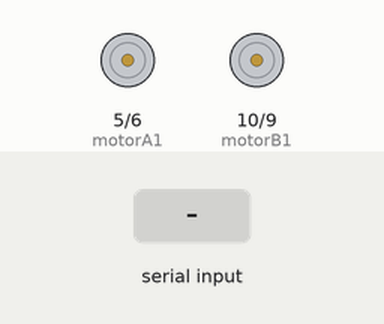
Recording of a sketch running on a simulated Arduino Uno, built with avr-gcc and run on an emulated ATmega328P. Parts: motor-driver pin pairs drawn as motors (green arrow = first pin HIGH = forward, orange = second pin HIGH = backward, longer = more drive). The inputs (shaded band) are chosen by the test bench.

Above: at 1.2 s.
1.3 s: "F" received over Serial
At 2.2 s:
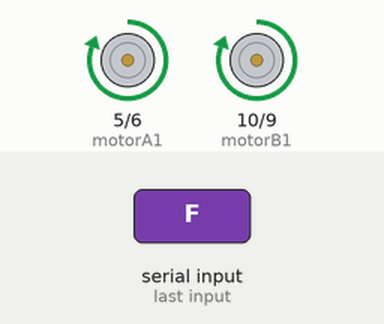
2.8 s: byte 74 ('J') received over Serial
At 3.3 s:
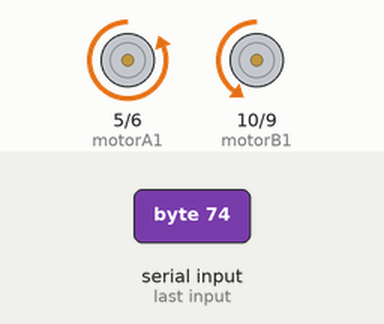
4.3 s: byte 76 ('L') received over Serial
At 5.5 s:
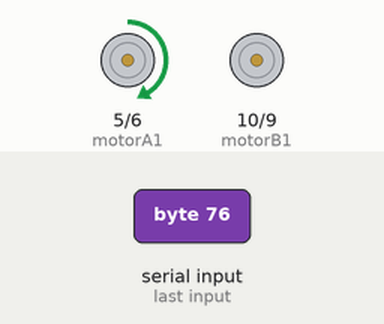
5.8 s: byte 82 ('R') received over Serial
At 6.8 s:
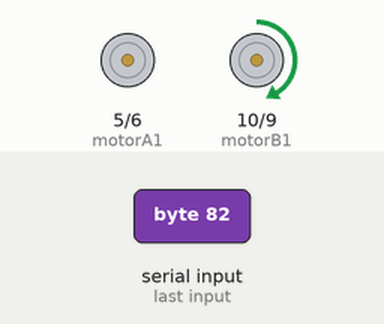
7.3 s: "G" received over Serial
At 7.9 s:
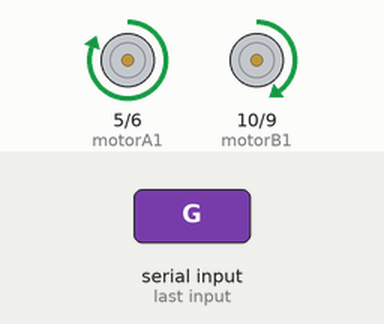
8.8 s: "I" received over Serial
At 9.1 s:
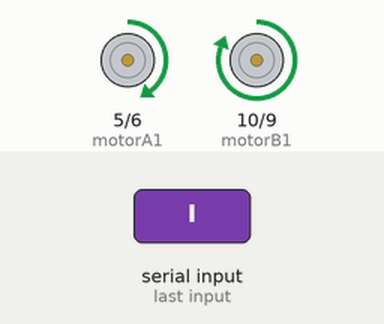
Timing chart, 0 to 11.3 s (numbered marks = the images above; inputs shaded):
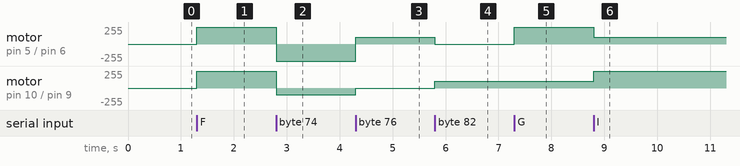

The sketch:

car_ardunio.ino
```cpp
//MOTOR SÜRÜCÜ
const int motorA1=5;
const int motorA2=6;
const int motorB1=10;
const int motorB2=9;

int i=0;
int j=0;
int state;
int vSpeed=255;

void setup() {
  pinMode(motorA1,OUTPUT);
  pinMode(motorA2,OUTPUT);
  pinMode(motorB1,OUTPUT);
  pinMode(motorB2,OUTPUT);

  Serial.begin(9600);

}

void loop() {

  if(Serial.available()>0){
    state=Serial.read();
  }

  if(state=='0'){
    vSpeed=0;
  }
  else if(state=='1'){
    vSpeed=100;
  }
  else if(state=='2'){
    vSpeed=180;
  }
  else if(state=='3'){
    vSpeed=200;
  }
  else if(state=='4'){
    vSpeed=255;
  }
  //İLERİ
  if(state == 'F'){
    analogWrite(motorA1,vSpeed); analogWrite(motorA2,0);
      analogWrite(motorB1,vSpeed); analogWrite(motorB2,0);
  }
  //İLERİ SOL
  else if(state == 'G'){
    analogWrite(motorA1,vSpeed); analogWrite(motorA2,0);
      analogWrite(motorB1,100); analogWrite(motorB2,0);
  }
  //İLERİ SAĞ
  else if(state == 'I'){
    analogWrite(motorA1,100); analogWrite(motorA2,0);
      analogWrite(motorB1,vSpeed); analogWrite(motorB2,0);
  }

  //GERİ
  else if(state == 'B'){
    analogWrite(motorA1,0); analogWrite(motorA2,vSpeed);
      analogWrite(motorB1,0); analogWrite(motorB2,vSpeed);
  }
  //GERİYE SOL
  else if(state == 'H'){
    analogWrite(motorA1,0); analogWrite(motorA2,100);
      analogWrite(motorB1,0); analogWrite(motorB2,vSpeed);
  }
  //GERİYE SAĞ
  else if(state == 'J'){
    analogWrite(motorA1,0); analogWrite(motorA2,vSpeed);
      analogWrite(motorB1,0); analogWrite(motorB2,100);
  }
  //SOL
  else if(state == 'L'){
    analogWrite(motorA1,vSpeed); analogWrite(motorA2,150);
      analogWrite(motorB1,0); analogWrite(motorB2,0);
  }

  //SOL
  else if(state == 'R'){
    analogWrite(motorA1,0); analogWrite(motorA2,0);
      analogWrite(motorB1,vSpeed); analogWrite(motorB2,150);
  }

  //SOL
  else if(state == 'L'){
    analogWrite(motorA1,0); analogWrite(motorA2,vSpeed);
      analogWrite(motorB1,0); analogWrite(motorB2,vSpeed);
  }

    //DURDUR
  else if(state == 'S'){
    analogWrite(motorA1,0); analogWrite(motorA2,0);
      analogWrite(motorB1,0); analogWrite(motorB2,0);
  }


}
```

Measured:
- after the input at 1.3 s, motor on pin 5 (motorA1) / pin 6 (motorA2), motor on pin 10 (motorB1) / pin 9 (motorB2): stopped → forward 255/255 at once
- after the input at 2.8 s, motor on pin 5 (motorA1) / pin 6 (motorA2): forward 255/255 → backward 255/255 at once; motor on pin 10 (motorB1) / pin 9 (motorB2): forward 255/255 → backward 100/255 at once
- after the input at 4.3 s, motor on pin 5 (motorA1) / pin 6 (motorA2): backward 255/255 → forward 105/255 at once; motor on pin 10 (motorB1) / pin 9 (motorB2): backward 100/255 → stopped at once
- after the input at 5.8 s, motor on pin 5 (motorA1) / pin 6 (motorA2): forward 105/255 → stopped at once; motor on pin 10 (motorB1) / pin 9 (motorB2): stopped → forward 105/255 at once
- after the input at 7.3 s, motor on pin 5 (motorA1) / pin 6 (motorA2): stopped → forward 255/255 at once; motor on pin 10 (motorB1) / pin 9 (motorB2): forward 105/255 → forward 100/255 at once
- after the input at 8.8 s, motor on pin 5 (motorA1) / pin 6 (motorA2): forward 255/255 → forward 100/255 at once; motor on pin 10 (motorB1) / pin 9 (motorB2): forward 100/255 → forward 255/255 at once
